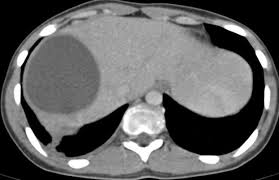
%> input picture liver5.jpg, 279 x 180 px
$ octave thshd.m   (GNU Octave 9; MATLAB toolbox functions it lacks are replaced by stand-ins)
%> lines starting %> are read from the running program, lines starting %| are printed output that depends on the picture; in (x1, y1, x2, y2) boxes, pixels count from 0 and x2, y2 are one past the last pixel; in counts of white or black regions, pixels touching at a corner belong together; the program's own positions count from 1
clc
clear all;
close all;
%cd images
%%%% step1 Reading the input sirce image
% I=uigetfile('.jpg','select the source image');
% I=imread('liver5.jpg');
I=uigetfile('.jpg','select the source image');
%> the answer given: liver5.jpg
I=imread(I);
%> I is the input picture: size 180x279x3 uint8; min 0, max 255, mean 98
f=imresize(I,[512 512]);
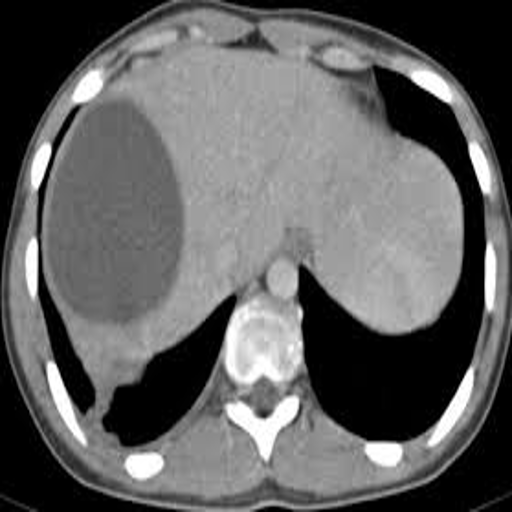
%> f: size 512x512x3 uint8; min 0, max 255, mean 98
cd ..
 figure,imshow(I);title('INPUT SOURCE IMAGE');
%%% step2 extracting the green channel component
  R=I(:,:,1);
 f=I(:,:,2);
  B=I(:,:,3);
  figure,imshow(f);title('GREEN CHANNEL COMPONENT');
 d=medfilt2(f);
 figure;imshow(d);title('filtered');

[r c]=size(d);
%> r = 180; c = 279

for x=1:r
    for y=1:c

        if (d(x,y)>=130)
            d1(x,y)=255;
        else
            d1(x,y)=0;
        end
    end
end
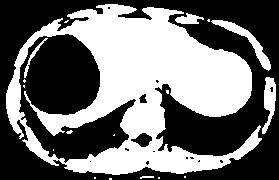
%> d1: size 180x279 double; 44.6% white; 18 white regions (12 under 20 px), largest, box (x1, y1, x2, y2) and area: (6, 4, 262, 175) 20941, (211, 20, 271, 71) 574, (262, 77, 276, 134) 442, (175, 13, 204, 24) 193, (24, 38, 48, 78) 123, (140, 176, 154, 179) 28
figure;imshow(d1);title('removing skin');
for x=1:r
    for y=1:c

        if (d1(x,y)==0)
           q(x,y)=d(x,y);
        else
          q(x,y)=0;
        end
    end
end
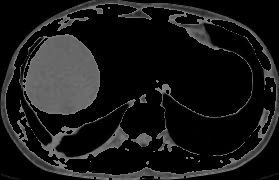
%> q: size 180x279 uint8; min 0, max 129, mean 24.6
figure;imshow(q);title('masking');
for x=1:r
    for y=1:c

        if (q(x,y)>=100 && q(x,y)<=160)
            i(x,y)=255;
        else
          i(x,y)=0;
        end
    end
end
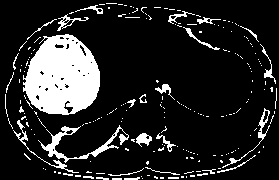
%> i: size 180x279 double; 15.4% white; 211 white regions (180 under 20 px), largest, box (x1, y1, x2, y2) and area: (23, 34, 100, 115) 4543, (38, 125, 129, 163) 662, (13, 120, 79, 173) 222
figure;imshow(i);title('thresholding');
 se = strel('disk',7);
    AA6=imerode(i,se);
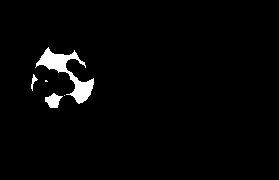
%> AA6: size 180x279 double; 2.4% white; 5 white regions (2 under 20 px), largest, box (x1, y1, x2, y2) and area: (35, 47, 94, 104) 982, (45, 93, 63, 108) 164, (31, 74, 38, 91) 43
    figure;
    imshow(AA6,[]);
    AA7=imreconstruct(AA6,i);
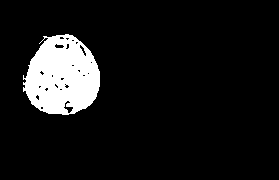
%> AA7: size 180x279 double; 9% white; 1 white region, box (x1, y1, x2, y2) and area: (23, 34, 100, 115) 4543
    figure;
    imshow(AA7,[]);
    I4=imfill(AA7,'holes');
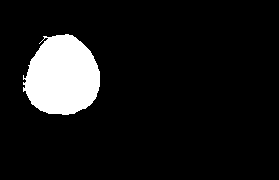
%> I4: size 180x279 double; 9.4% white; 1 white region, box (x1, y1, x2, y2) and area: (23, 34, 100, 115) 4722
figure,imshow(I4);


% [5 lines of commented-out code are left out]

$ run again, with liver101.jpg copied over liver5.jpg
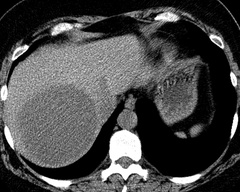
%> input picture liver101.jpg, 240 x 192 px
%> I is the input picture: size 192x240x3 uint8; min 0, max 255, mean 72.6
%> after the loop `for x=1:r`:
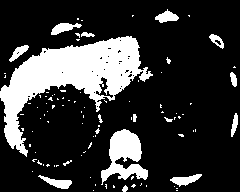
%> d1: size 192x240 double; 21.1% white; 97 white regions (81 under 20 px), largest, box (x1, y1, x2, y2) and area: (0, 36, 153, 157) 6647, (101, 129, 148, 185) 1354, (38, 175, 72, 189) 209
%> AA6: size 192x240 double; 0.31% white; 6 white regions (3 under 20 px), largest, box (x1, y1, x2, y2) and area: (51, 130, 62, 141) 73, (69, 114, 76, 121) 29, (53, 112, 62, 118) 24
%> AA7: size 192x240 double; 10.9% white; 1 white region, box (x1, y1, x2, y2) and area: (13, 84, 116, 168) 5029
%> `I4=imfill(AA7,'holes');`:
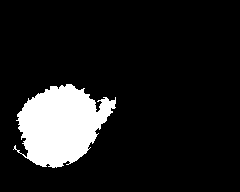
%> I4: size 192x240 double; 11.9% white; 1 white region, box (x1, y1, x2, y2) and area: (13, 84, 116, 168) 5466

$ run again, with liver152.jpg copied over liver5.jpg
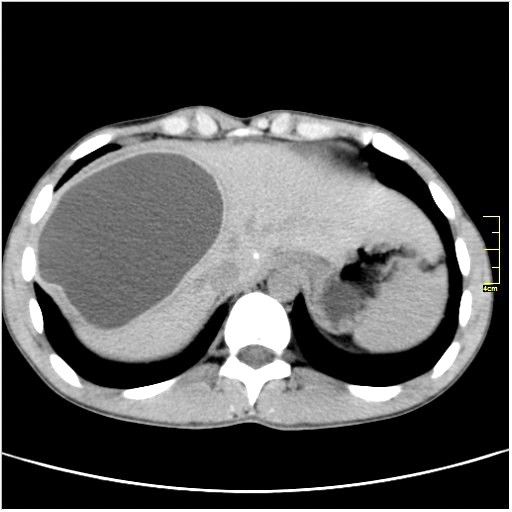
%> input picture liver152.jpg, 512 x 512 px
%> I is the input picture: size 512x512x3 uint8; mean R, G, B 77.3, 77.3, 77.3
%> after the loop `for x=1:r`:
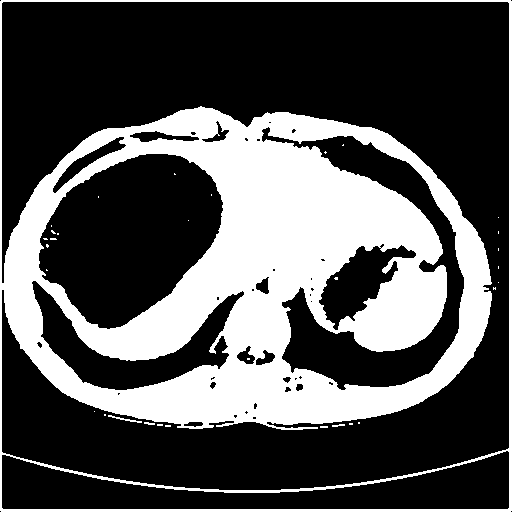
%> d1: size 512x512 double; 32.5% white; 32 white regions (28 under 20 px), largest, box (x1, y1, x2, y2) and area: (0, 0, 512, 512) 84825, (108, 415, 142, 423) 65, (332, 424, 345, 427) 25, (144, 422, 155, 425) 23
%> AA6: size 512x512 double; 4.2% white; 11 white regions (8 under 20 px), largest, box (x1, y1, x2, y2) and area: (45, 160, 216, 295) 10713, (99, 312, 118, 322) 143, (128, 264, 138, 276) 39
%> AA7: size 512x512 double; 8.3% white; 1 white region, box (x1, y1, x2, y2) and area: (39, 154, 223, 329) 21648
%> `I4=imfill(AA7,'holes');`:
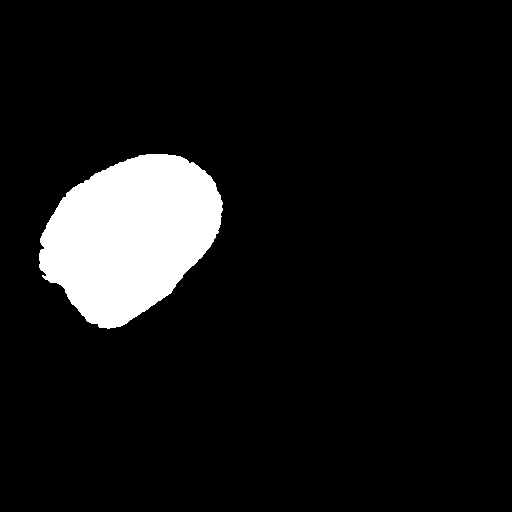
%> I4: size 512x512 double; 8.4% white; 1 white region, box (x1, y1, x2, y2) and area: (39, 154, 223, 329) 22074

$ run again, with liver4.jpg copied over liver5.jpg
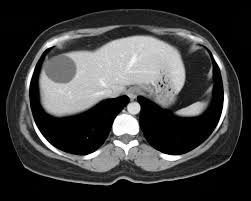
%> input picture liver4.jpg, 251 x 201 px
%> I is the input picture: size 201x251x3 uint8; min 0, max 255, mean 62.4
%> AA6: size 201x251 double; 0.4% white; 1 white region, box (x1, y1, x2, y2) and area: (50, 61, 69, 77) 202
%> `AA7=imreconstruct(AA6,i);`:
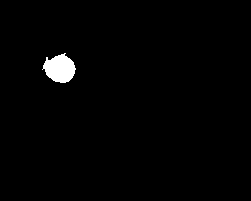
%> AA7: size 201x251 double; 1.4% white; 1 white region, box (x1, y1, x2, y2) and area: (42, 53, 76, 83) 686
